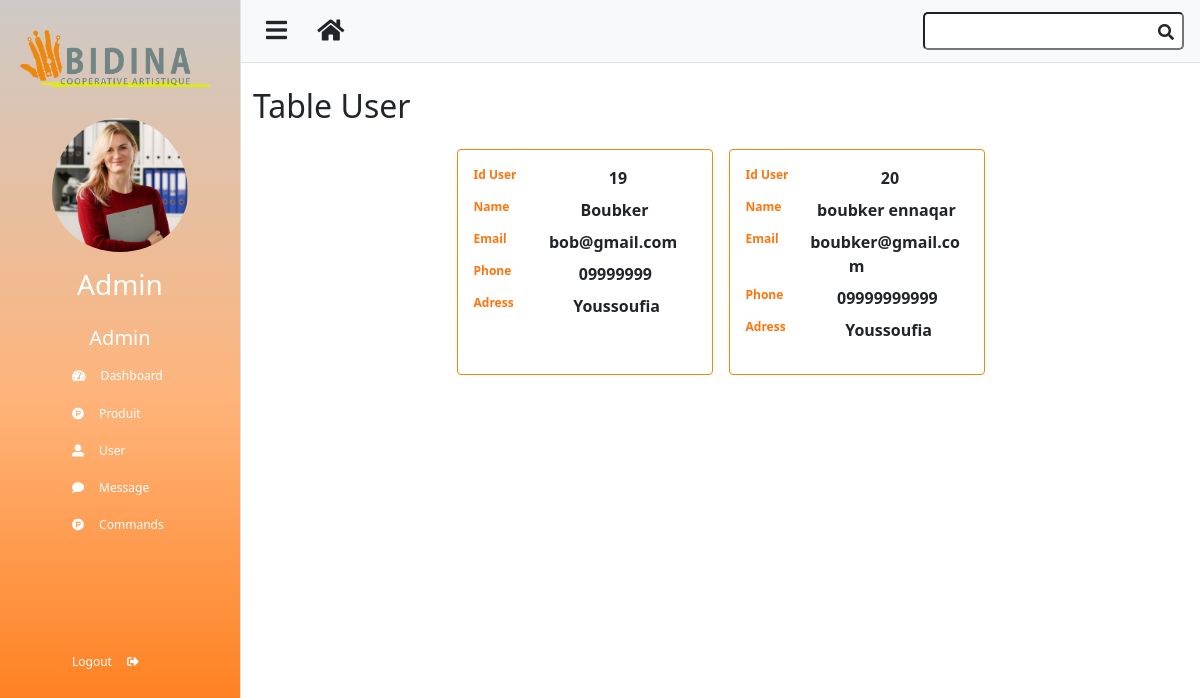
Page /bidina-project/dashboardAdmin/dashAdmUse (signed in) on the committed database.
### tables this page shows
CREATE TABLE `users` (
  `id` int(11) NOT NULL,
  `fullName` varchar(222) NOT NULL,
  `email` varchar(255) NOT NULL,
  `phone` varchar(255) NOT NULL,
  `adress` varchar(225) NOT NULL,
  `role` varchar(12) NOT NULL,
  `password` varchar(255) NOT NULL,
  `confirm_password` varchar(255) NOT NULL
);

### bidina-project/app/controllers/DashboardAdmin.php (called while the page is built, shortened)
<?php
class DashboardAdmin extends Controller
{
    public function __construct()
    {
        $this->userModel = $this->model('User');
    }
    public function dashAdmUse()
    {
        $users = $this->userModel->getAllUsers();
        $data = [
            'users' => $users,
        ];
        $this->view('dashboardAdmin/dashAdmUse', $data);
    }
}

### bidina-project/app/libraries/Core.php (called while the page is built, shortened)
<?php
  class Core {
    protected $currentMethod = 'index';
    public function __construct(){
      $url = $this->getUrl();
      if(isset($url[1]) && file_exists('../app/controllers/' . ucwords($url[0]) . '.php')){
        unset($url[0]);
      }
      $this->currentController = new $this->currentController;
      if(isset($url[1])){
        if(method_exists($this->currentController, $url[1])){
          $this->currentMethod = $url[1];
          unset($url[1]);
        }
      }
      $this->params = $url ? array_values($url) : [];
      call_user_func_array([$this->currentController, $this->currentMethod], $this->params);
    }
    public function getUrl(){
      if(isset($_GET['url'])){
        $url = rtrim($_GET['url'], '/');
        $url = filter_var($url, FILTER_SANITIZE_URL);
        $url = explode('/', $url);
        return $url;
      }
    }
  }

### bidina-project/public/index.php (called while the page is built, shortened)
<?php
    $init = new Core();

### bidina-project/app/libraries/Database.php (called while the page is built, shortened)
<?php
   class Database{
        private $host = DB_HOST;
        private $user = DB_USER;
        private $pass = DB_PASS;
        private $dbname = DB_NAME;
        private $dbh;
        private $stmt;
        public function __construct(){
            $dsn = 'mysql:host=' . $this -> host . ';dbname=' . $this -> dbname;
            $option = array(
                PDO::ATTR_PERSISTENT => true,
                PDO::ATTR_ERRMODE => PDO::ERRMODE_EXCEPTION
            );
            try{
                $this -> dbh = new PDO($dsn, $this -> user, $this -> pass, $option);
            }
            catch(PDOException $e){
                $this -> error = $e -> getMessage();
                echo $this -> error;
            }
        }
        public function query($sql){
            $this -> stmt = $this -> dbh -> prepare($sql);
        }
        public function resultSet(){
            $this -> stmt -> execute();
            return $this -> stmt -> fetchAll(PDO::FETCH_OBJ);
        }
    }

### bidina-project/app/models/User.php (called while the page is built, shortened)
<?php
class User
{
    private $db;
    public function __construct()
    {
        $this->db = new Database;
    }
    public function getAllUsers()
    {
        $sql = "SELECT* FROM users WHERE role NOT IN ('admin')";
        $this->db->query($sql);
        return $this->db->resultSet();
    }
}

### bidina-project/app/views/dashboardAdmin/dashAdmUse.php (the view)
<?php require_once APPROOT . "/views/inc/headerDash.php" ?>
<div class="container-fluid">
    <div class="titl d-flex justify-content-between align-items-center">
        <h2 class="my-4 ">Table User</h2>
    </div>
    <section>
        <div class="container">
            <div class="d-flex flex-wrap gap-3 justify-content-center">
                <?php foreach ($data['users'] as $user) : ?>
                    <div class="card" style="width: 16rem; border: 1px solid #ee870d;">
                        <div class="card-body">
                            <ul class="list-unstyled text-center fw-bold">
                                <li class="mb-2"><span class="float-start" style="color: #ff750d; font-size: 12px;">Id User&emsp;&emsp;</span><?php echo $user->id ?></li>
                                <li class="mb-2"><span class="float-start" style="color: #ff750d; font-size: 12px;">Name&emsp;&emsp;</span><?php echo $user->fullName ?></li>
                                <li class="mb-2"><span class="float-start" style="color: #ff750d; font-size: 12px;">Email&emsp;&emsp;</span><?php echo $user->email; ?></li>
                                <li class="mb-2"><span class="float-start" style="color: #ff750d; font-size: 12px;">Phone&emsp;&emsp;</span><?php echo $user->phone; ?></li>
                                <li class="mb-2"><span class="float-start" style="color: #ff750d; font-size: 12px;">Adress&emsp;&emsp;</span><?php echo $user->adress; ?></li>
                            </ul>
                        </div>
                    </div>
                <?php endforeach; ?>
            </div>
        </div>
    </section>
</div>
<?php require_once APPROOT . "/views/inc/footerDash.php"; ?>

### bidina-project/public/css/style.css (style rules this page uses)
* { box-shadow: none !important; }

### rows in the picture
users: id "19", fullName "Boubker", email "bob@gmail.com", phone "09999999", adress "Youssoufia"
users: id "20", fullName "boubker ennaqar", email "boubker@gmail.com", phone "09999999999", adress "Youssoufia"

### other values in the picture
$_SESSION['user_fullName'] "Admin"
